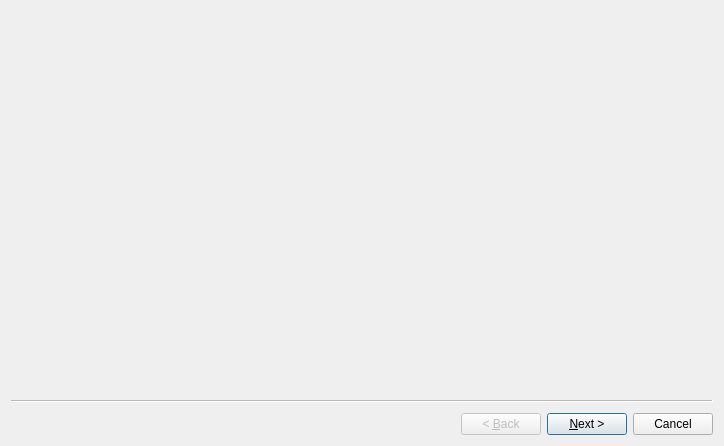
<?xml version="1.0" encoding="UTF-8"?>
<ui version="4.0">
 <class>Wizard</class>
 <widget class="QWizard" name="Wizard">
  <property name="geometry">
   <rect>
    <x>0</x>
    <y>0</y>
    <width>724</width>
    <height>446</height>
   </rect>
  </property>
  <property name="windowTitle">
   <string>Wizard</string>
  </property>
  <widget class="ProSetPage" name="wizardPage1"/>
  <widget class="ConfirmPage" name="wizardPage2"/>
 </widget>
 <customwidgets>
  <customwidget>
   <class>ProSetPage</class>
   <extends>QWizardPage</extends>
   <header location="global">prosetpage.h</header>
   <container>1</container>
  </customwidget>
  <customwidget>
   <class>ConfirmPage</class>
   <extends>QWizardPage</extends>
   <header location="global">confirmpage.h</header>
   <container>1</container>
  </customwidget>
 </customwidgets>
 <resources/>
 <connections/>
</ui>
